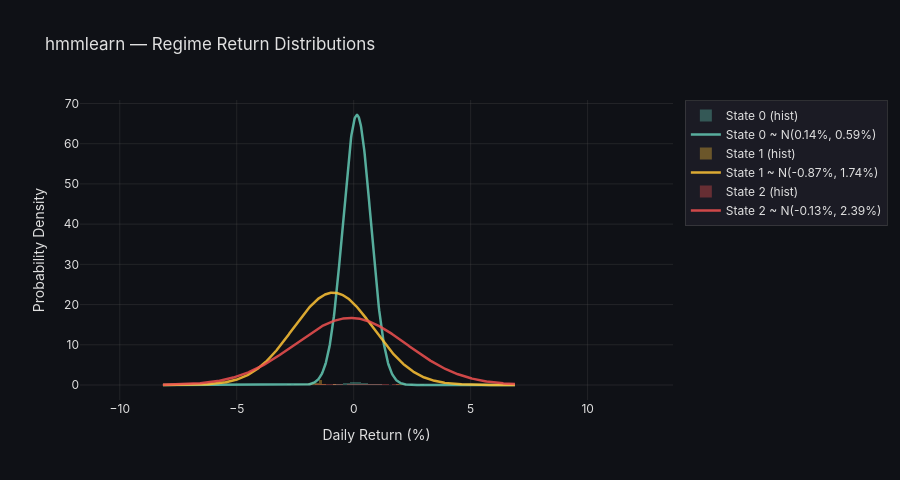
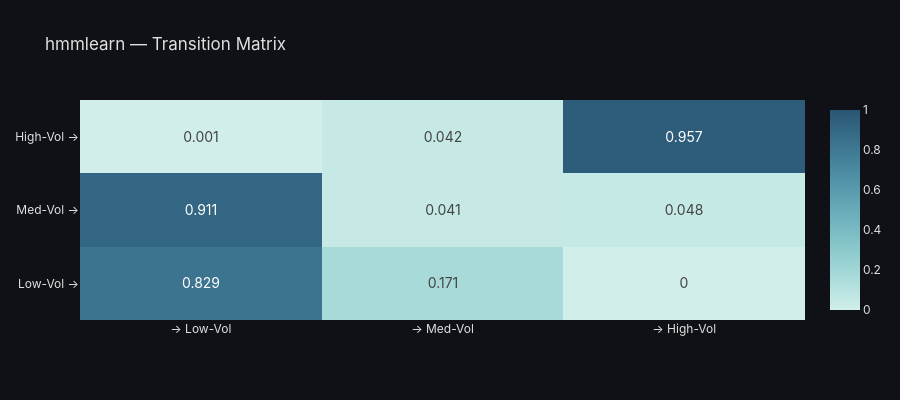

Write notebook code for charts like these, in order.
### Code cell
fig = plot_regime_distributions(df_hl, "HMM_HL",
                                 title="hmmlearn — Regime Return Distributions")
fig.show()

A_hl = model_hl.transmat_[np.ix_(order_hl, order_hl)]
fig  = plot_transition_matrix(A_hl, state_names=state_names,
                               title="hmmlearn — Transition Matrix")
fig.show()

### Figure 1 — Plotly figure (JSON) as saved in the notebook; plotly's stock layout.template omitted (floating-point values rounded to 4 significant figures; data arrays with more than 128 entries replaced by an {"elided": "..."} marker saying what was removed)
{"data": [{"histnorm": "probability density", "hovertemplate": "State 0<br>Return: %{x:.2f}%<br>Density: %{y:.2f}<extra></extra>", "marker": {"color": "rgba(99,  200, 180, 0.35)"}, "name": "State 0 (hist)", "showlegend": true, "type": "histogram", "x": {"elided": "3221 float values"}, "xbins": {"size": 0.15}}, {"line": {"color": "rgba(99,  200, 180, 0.85)", "width": 2.5}, "mode": "lines", "name": "State 0 ~ N(0.14%, 0.59%)", "type": "scatter", "x": {"elided": "800 float values"}, "y": {"elided": "800 float values"}}, {"histnorm": "probability density", "hovertemplate": "State 1<br>Return: %{x:.2f}%<br>Density: %{y:.2f}<extra></extra>", "marker": {"color": "rgba(255, 195,  55, 0.35)"}, "name": "State 1 (hist)", "showlegend": true, "type": "histogram", "x": {"elided": "210 float values"}, "xbins": {"size": 0.15}}, {"line": {"color": "rgba(255, 195,  55, 0.85)", "width": 2.5}, "mode": "lines", "name": "State 1 ~ N(-0.87%, 1.74%)", "type": "scatter", "x": {"elided": "800 float values"}, "y": {"elided": "800 float values"}}, {"histnorm": "probability density", "hovertemplate": "State 2<br>Return: %{x:.2f}%<br>Density: %{y:.2f}<extra></extra>", "marker": {"color": "rgba(240,  80,  80, 0.35)"}, "name": "State 2 (hist)", "showlegend": true, "type": "histogram", "x": {"elided": "758 float values"}, "xbins": {"size": 0.15}}, {"line": {"color": "rgba(240,  80,  80, 0.85)", "width": 2.5}, "mode": "lines", "name": "State 2 ~ N(-0.13%, 2.39%)", "type": "scatter", "x": {"elided": "800 float values"}, "y": {"elided": "800 float values"}}], "layout": {"barmode": "overlay", "font": {"color": "#e0e0e0", "family": "Inter, Arial, sans-serif"}, "height": 480, "legend": {"bgcolor": "rgba(30,30,40,0.8)", "bordercolor": "rgba(80,80,80,0.5)", "borderwidth": 1}, "paper_bgcolor": "rgba(15,17,22,1)", "plot_bgcolor": "rgba(15,17,22,1)", "title": {"text": "hmmlearn — Regime Return Distributions"}, "xaxis": {"gridcolor": "rgba(80,80,80,0.3)", "showgrid": true, "title": {"text": "Daily Return (%)"}, "zeroline": false}, "yaxis": {"gridcolor": "rgba(80,80,80,0.3)", "showgrid": true, "title": {"text": "Probability Density"}, "zeroline": false}}}

### Figure 2 — Plotly figure (JSON) as saved in the notebook; plotly's stock layout.template omitted (floating-point values rounded to 4 significant figures)
{"data": [{"colorscale": [[0, "rgb(209, 238, 234)"], [0.1667, "rgb(168, 219, 217)"], [0.3333, "rgb(133, 196, 201)"], [0.5, "rgb(104, 171, 184)"], [0.6667, "rgb(79, 144, 166)"], [0.8333, "rgb(59, 115, 143)"], [1, "rgb(42, 86, 116)"]], "hovertemplate": "From %{y}<br>To %{x}<br>Prob: %{z:.4f}<extra></extra>", "text": [[0.829, 0.171, 0.0], [0.911, 0.041, 0.048], [0.001, 0.042, 0.957]], "textfont": {"size": 14}, "texttemplate": "%{text}", "type": "heatmap", "x": ["→ Low-Vol", "→ Med-Vol", "→ High-Vol"], "y": ["Low-Vol →", "Med-Vol →", "High-Vol →"], "z": [[0.829, 0.171, 5.061e-07], [0.9106, 0.04146, 0.04792], [0.0006734, 0.04183, 0.9575]], "zmax": 1, "zmin": 0}], "layout": {"font": {"color": "#e0e0e0", "family": "Inter, Arial, sans-serif"}, "height": 400, "legend": {"bgcolor": "rgba(30,30,40,0.8)", "bordercolor": "rgba(80,80,80,0.5)", "borderwidth": 1}, "paper_bgcolor": "rgba(15,17,22,1)", "plot_bgcolor": "rgba(15,17,22,1)", "title": {"text": "hmmlearn — Transition Matrix"}, "xaxis": {"gridcolor": "rgba(80,80,80,0.3)", "showgrid": true, "zeroline": false}, "yaxis": {"gridcolor": "rgba(80,80,80,0.3)", "showgrid": true, "zeroline": false}}}
